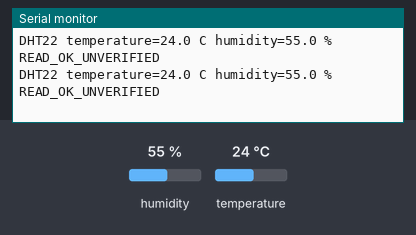
A sketch run on a simulated ESP32. On the bench: the last lines printed to the serial monitor. The inputs (shaded band) are chosen by the test bench; at power-on: humidity 55 %, temperature 24 °C.

Above: at 5.8 s.
5.9 s: humidity set to 22 %
At 8.4 s:
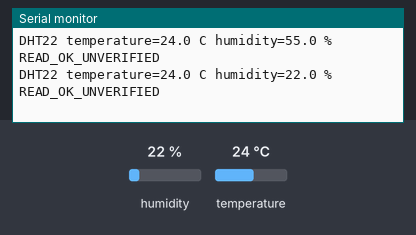
9.6 s: temperature set to 12 °C
At 11.5 s:
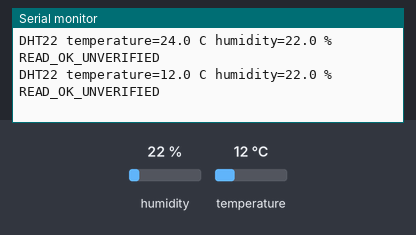
13.3 s: humidity set to 40 %
At 16.5 s:
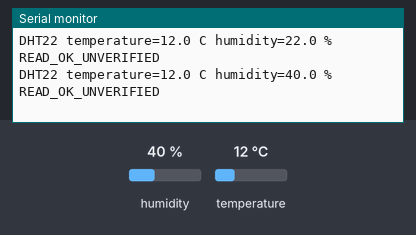
Timing chart, 0 to 18.0 s (numbered marks = the images above; inputs shaded):
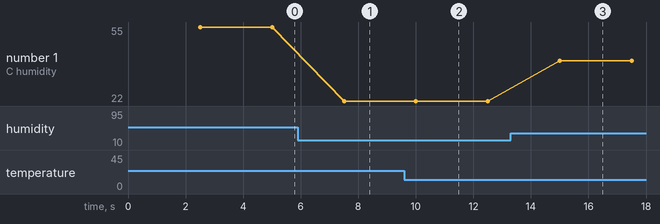

Measured:
- after the input at 5.9 s, the serial monitor: prints a new line after 1.6 s (image 1)
- after the input at 9.6 s, the serial monitor: prints a new line after 0.41 s (image 2)
- after the input at 13.3 s, the serial monitor: prints a new line after 1.7 s (image 3)
- plotted number 1: 22 → 40 after the input at 13.3 s

The sketch:

dht22_diagnostic.ino
```cpp
// Standalone: no network, LED or PIR. Upload replaces the main application.
#include <Arduino.h>
#include <DHT.h>
constexpr uint8_t DHT_PIN = 4;
DHT dht(DHT_PIN, DHT22);
unsigned long lastReadAt = 0;
void setup() {
  Serial.begin(115200);
  dht.begin();
  lastReadAt = millis();
  Serial.println("DHT22 GPIO4 / 2500ms / physical accuracy UNVERIFIED");
}
void loop() {
  const unsigned long now = millis();
  if (now - lastReadAt < 2500UL) { yield(); return; }
  lastReadAt = now;
  const float humidity = dht.readHumidity();
  const float temperature = dht.readTemperature(false);
  if (!isfinite(temperature) || !isfinite(humidity)) {
    Serial.println("DHT22 temperature=null humidity=null READ_ERROR");
  } else {
    Serial.printf("DHT22 temperature=%.1f C humidity=%.1f %% READ_OK_UNVERIFIED\n", temperature, humidity);
  }
}
```
